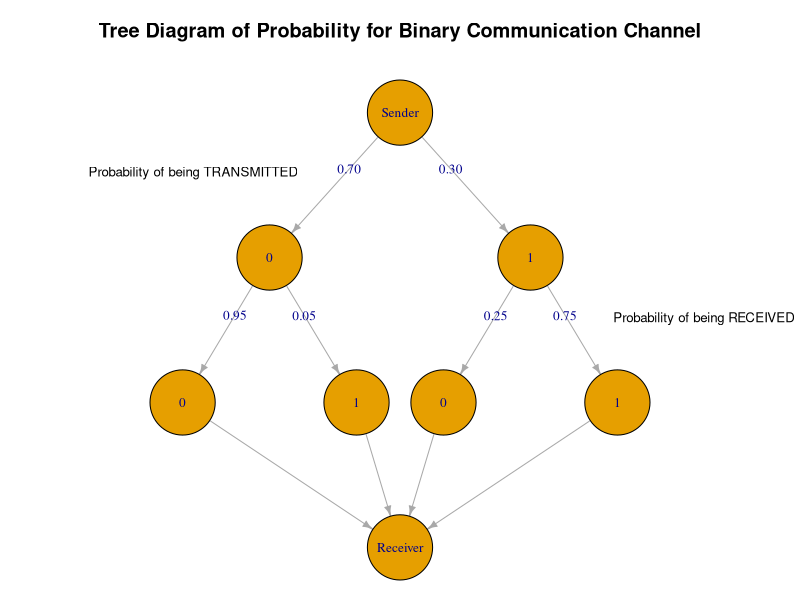
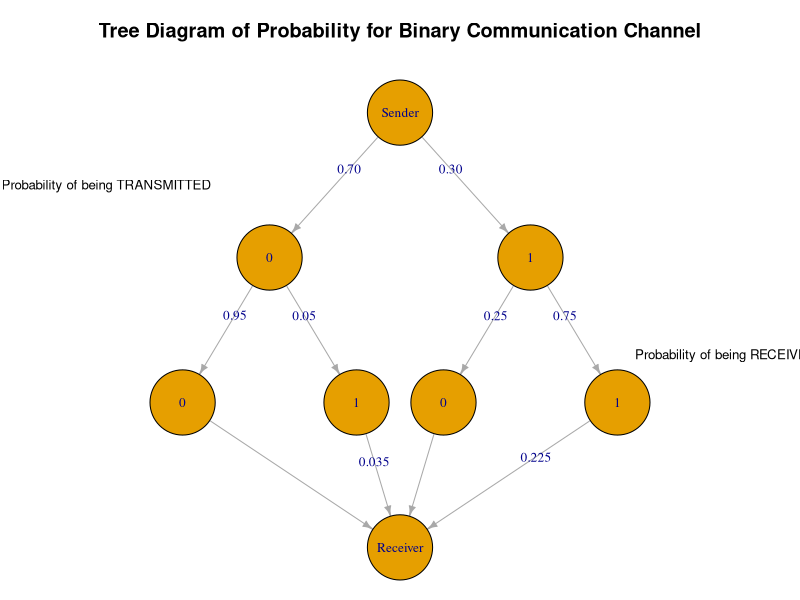

R code for these plots, in order:
## ---- chunk 1
dataTable <- data.frame(
  message = c(0, 1),
  trans_prob = c(0.70, 0.30),
  rec_prob = c(0.95, 0.75)
)
dataTable
## ---- chunk 2
library(igraph)

vertices <- c("Sender", "0", "1", "0", "1", "0", "1", "Receiver")

edges <- matrix(c(
  "Sender", "0",
  "Sender", "1",
  "0", "0_0",
  "0", "0_1",
  "1", "1_0",
  "1", "1_1",
  "0_0", "Receiver",
  "0_1", "Receiver",
  "1_0", "Receiver",
  "1_1", "Receiver"
), byrow = TRUE, ncol = 2)

edge_labels <- c("0.70", "0.30", "0.95", "0.05", "0.25","0.75", "", "", "", "")

g <- graph_from_edgelist(edges, directed = TRUE)
E(g)$label <- edge_labels

V(g)$label <- vertices

layout <- matrix(c(
  -0.5, 0, #sender
  -2, -1, #0
  1, -1, #1
  -3, -2,#0_0
  -1, -2, #0_1
  0, -2,#1_0
  2, -2, #1_1
  -0.5, -3 #Receiver
), ncol = 2, byrow = TRUE)

V(g)$x <- layout[,1]
V(g)$y <- layout[,2]

par(mar = c(0, 0, 3, 0))

plot(g, layout = layout, edge.label = E(g)$label, edge.label.cex = 0.8, vertex.label.cex = 0.8,
     vertex.shape = "circle", vertex.size = 30, edge.arrow.size = 0.5, 
     main = "Tree Diagram of Probability for Binary Communication Channel")

label_coords <- matrix(c(
  -0.95, 0.66,
  1.4, -0.01
), ncol = 2, byrow = TRUE)



text(label_coords[1,1], label_coords[1,2], labels = "Probability of being TRANSMITTED", pos = 3, cex = 0.8)
text(label_coords[2,1], label_coords[2,2], labels = "Probability of being RECEIVED", pos = 3, cex = 0.8)

## ---- chunk 3
edge_labels <- c("0.70", "0.30", "0.95", "0.05", "0.25","0.75", "", "0.035", "", "0.225")

E(g)$label <- edge_labels

plot(g, layout = layout, edge.label = E(g)$label, edge.label.cex = 0.8, vertex.label.cex = 0.8,
     vertex.shape = "circle", vertex.size = 30, edge.arrow.size = 0.5, 
     main = "Tree Diagram of Probability for Binary Communication Channel")

label_coords <- matrix(c(
  -1.35, 0.6,
  1.5, -0.18
), ncol = 2, byrow = TRUE)



text(label_coords[1,1], label_coords[1,2], labels = "Probability of being TRANSMITTED", pos = 3, cex = 0.8)
text(label_coords[2,1], label_coords[2,2], labels = "Probability of being RECEIVED", pos = 3, cex = 0.8)

